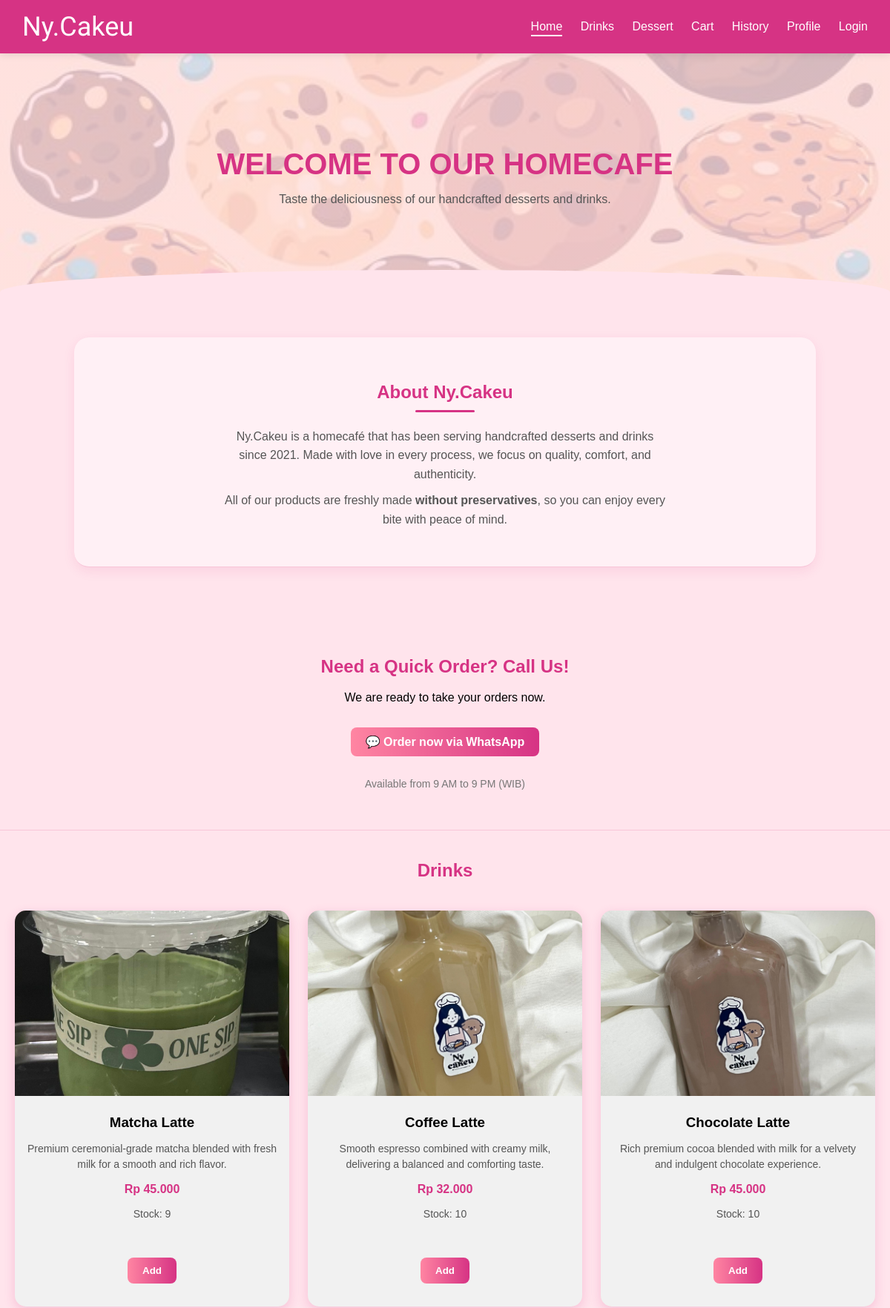
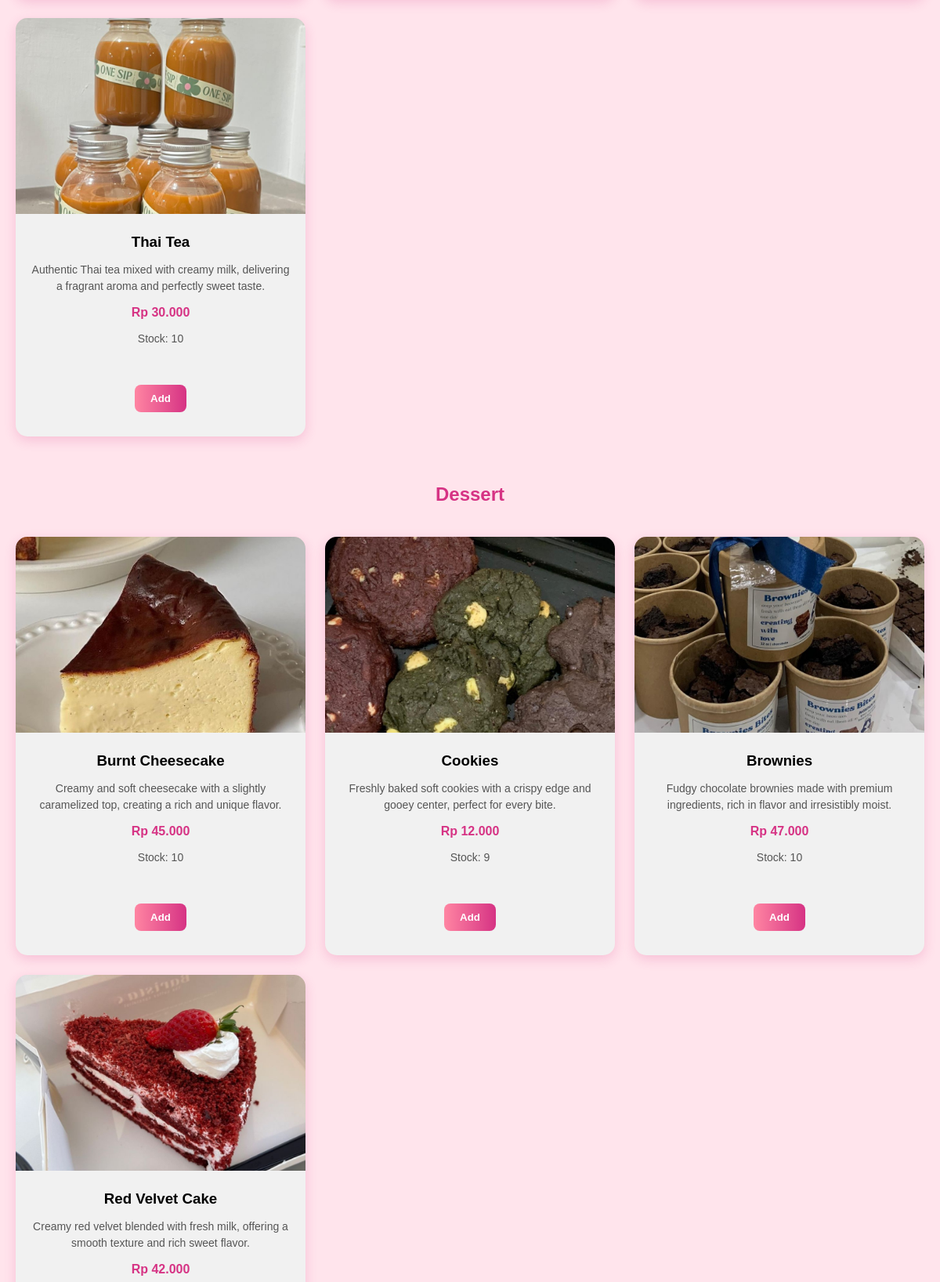
The page / (upper part) on the database its author committed (2 pictures, top to bottom).
### tables this page shows
CREATE TABLE `products` (
  `id` int(11) NOT NULL,
  `name` varchar(100) DEFAULT NULL,
  `price` int(11) DEFAULT NULL,
  `image` varchar(255) DEFAULT NULL,
  `category` varchar(50) DEFAULT NULL,
  `description` text DEFAULT NULL,
  `stock` int(11) DEFAULT 0
);

### index.php (the view, shortened to what this page needs)
<?php
include 'config/database.php';
include 'includes/navbar.php';
?>
<div class="hero">
    <h1>WELCOME TO OUR HOMECAFE</h1>
    <p>Taste the deliciousness of our handcrafted desserts and drinks.</p>
</div>
<div class="about">
    <h2>About Ny.Cakeu</h2>
    <div class="section-line"></div>
    <p>
        Ny.Cakeu is a homecafé that has been serving handcrafted desserts and drinks since 2021.
        Made with love in every process, we focus on quality, comfort, and authenticity.
    </p>
    <p>
        All of our products are freshly made <b>without preservatives</b>, so you can enjoy every bite with peace of mind.
    </p>
</div>
<div class="call">
    <h2>Need a Quick Order? Call Us!</h2>
    <p>We are ready to take your orders now.</p>
    <a class="btn"
    href="https://wa.me/628123456789?text=Halo%20Ny.Cakeu,%20saya%20ingin%20order!"
    target="_blank">
    💬 Order now via WhatsApp
    </a>
    <p class="time">Available from 9 AM to 9 PM (WIB)</p>
</div>
<?php if(isset($_SESSION['user']) && $_SESSION['user']['role']=='admin'): ?>
<h2 class="section-title">Products</h2>
<div class="products">
<?php
$q = mysqli_query($conn,"SELECT * FROM products");
while($p=mysqli_fetch_assoc($q)){
?>
<div class="card">
<img src="uploads/<?= $p['image']; ?>">
<div class="card-body">
<h3><?= $p['name']; ?></h3>
<p><?= $p['description']; ?></p>
<div class="price">
Rp <?= number_format($p['price'],0,',','.'); ?>
</div>
<p><b>Stock:</b> <?= $p['stock']; ?></p>
<div style="margin-top:10px;">
    <a href="admin/edit_product.php?id=<?= $p['id']; ?>" class="btn">Edit</a>
    <a href="admin/delete_product.php?id=<?= $p['id']; ?>" class="btn">Delete</a>
    <a href="admin/add_stock.php?id=<?= $p['id']; ?>" class="btn">+ Stock</a>
</div>
</div>
</div>
<?php } ?>
</div>
<?php else: ?>
<h2 class="section-title" id="drinks">Drinks</h2>
<div class="products">
<?php
$q = mysqli_query($conn,"SELECT * FROM products WHERE category='drink'");
while($p=mysqli_fetch_assoc($q)){
?>
<div class="card">
<img src="uploads/<?= $p['image']; ?>">
<div class="card-body">
<h3><?= $p['name']; ?></h3>
<p><?= $p['description']; ?></p>
<div class="price">
Rp <?= number_format($p['price'],0,',','.'); ?>
</div>
<p>Stock: <?= $p['stock']; ?></p>
<?php if($p['stock'] > 0): ?>
<form method="POST" action="#drinks">
    <button class="btn">Add</button>
</form>
<?php else: ?>
<button class="btn" disabled style="background: gray;">
    Out of Stock
</button>
<?php endif; ?>
</div>
</div>
<?php } ?>
</div>
<h2 class="section-title" id="dessert">Dessert</h2>
<div class="products">
<?php
$q = mysqli_query($conn,"SELECT * FROM products WHERE category='dessert'");
while($p=mysqli_fetch_assoc($q)){
?>
<div class="card">
<img src="uploads/<?= $p['image']; ?>">
<div class="card-body">
<h3><?= $p['name']; ?></h3>
<p><?= $p['description']; ?></p>
<div class="price">
Rp <?= number_format($p['price'],0,',','.'); ?>
</div>
<p>Stock: <?= $p['stock']; ?></p>
<?php if($p['stock'] > 0): ?>
<form method="POST" action="#dessert">
    <button class="btn">Add</button>
</form>
<?php else: ?>
<button class="btn" disabled style="background: gray;">
    Out of Stock
</button>
<?php endif; ?>
</div>
</div>
<?php } ?>
</div>
<?php endif; ?>

### style.css (style rules this page uses)
.hero { text-align: center; padding: 100px 20px; background: linear-gradient(rgba(255,228,236,0.8), rgba(255,228,236,0.8)), url('uploads/background.jpg'); background-size: cover; background-position: center; position: relative; }
.hero::after { content: ''; position: absolute; bottom: -30px; left: 0; width: 100%; height: 60px; background: #ffe4ec; border-radius: 50% 50% 0 0; }
.hero h1 { color: #d63384; font-size: 40px; margin-bottom: 10px; }
.hero p { color: #555; }
.about { background: #fff0f5; padding: 40px 20px; border-radius: 20px; margin: 60px auto; width: 80%; box-shadow: 0 5px 15px rgba(214,51,132,0.1); text-align: center; }
.about h2 { color: #d63384; margin-bottom: 5px; }
.section-line { width: 80px; height: 3px; background: #d63384; margin: 10px auto 20px; border-radius: 10px; }
.about p { max-width: 600px; margin: 10px auto; color: #555; line-height: 1.6; }
.call { text-align: center; padding: 40px 20px; background: #ffe4ec; }
.call h2 { color: #d63384; }
.call .btn { display: inline-block; margin: 15px 0; }
.call .time { color: #777; font-size: 14px; }
.hero, .about, .call { border-bottom: 1px solid #f8c6d8; }
.products { display: grid; grid-template-columns: repeat(3, 1fr); gap: 25px; padding: 20px; }
.card { background: #f8d7da; border-radius: 15px; overflow: hidden; box-shadow: 0 5px 15px rgba(214, 51, 132, 0.2); transition: 0.3s; }
.card img { width: 100%; height: 250px; object-fit: cover; }
.card-body { background: #f1f1f1; padding: 15px; text-align: center; }
.card-body h3 { margin: 10px 0; }
.card-body p { font-size: 14px; color: #555; line-height: 1.5; min-height: 40px; }
.price { color: #d63384; font-weight: bold; margin: 10px 0; }
.btn { background: linear-gradient(90deg, #ff85a2, #d63384); color: white; padding: 10px 20px; border-radius: 8px; display: inline-block; margin-top: 10px; text-decoration: none; border: none; cursor: pointer; font-weight: bold; transition: 0.3s; }
.section-title { text-align: center !important; color: #d63384 !important; margin: 40px 0 20px; }
#drinks, #dessert { scroll-margin-top: 100px; }
.btn { margin-top: 15px; }

### rows shown on the page
products: image (picture), name "Matcha Latte", description "Premium ceremonial-grade matcha blended with fresh milk for a smooth and rich flavor.", price "45.000", stock "9"
products: image (picture), name "Coffee Latte", description "Smooth espresso combined with creamy milk, delivering a balanced and comforting taste.", price "32.000", stock "10"
products: image (picture), name "Chocolate Latte", description "Rich premium cocoa blended with milk for a velvety and indulgent chocolate experience.", price "45.000", stock "10"
products: image (picture), name "Thai Tea", description "Authentic Thai tea mixed with creamy milk, delivering a fragrant aroma and perfectly sweet taste.", price "30.000", stock "10"
products: image (picture), name "Burnt Cheesecake", description "Creamy and soft cheesecake with a slightly caramelized top, creating a rich and unique flavor.", price "45.000", stock "10"
products: image (picture), name "Cookies", description "Freshly baked soft cookies with a crispy edge and gooey center, perfect for every bite.", price "12.000", stock "9"
products: image (picture), name "Brownies", description "Fudgy chocolate brownies made with premium ingredients, rich in flavor and irresistibly moist.", price "47.000", stock "10"
products: image (picture), name "Red Velvet Cake", description "Creamy red velvet blended with fresh milk, offering a smooth texture and rich sweet flavor.", price "42.000"
